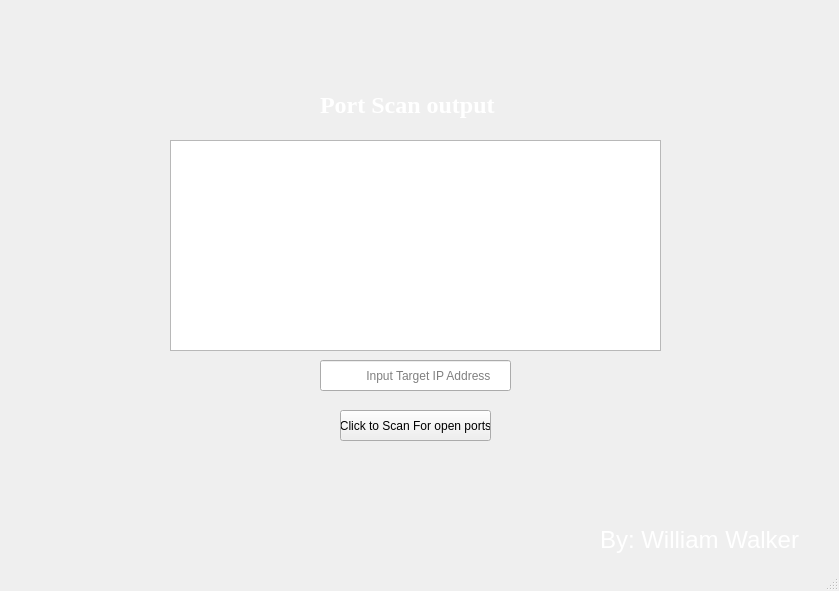
<?xml version="1.0" encoding="UTF-8"?>
<ui version="4.0">
 <class>MainWindow</class>
 <widget class="QMainWindow" name="MainWindow">
  <property name="geometry">
   <rect>
    <x>0</x>
    <y>0</y>
    <width>839</width>
    <height>591</height>
   </rect>
  </property>
  <property name="windowTitle">
   <string>Port-Scan-O-Matic</string>
  </property>
  <property name="windowIcon">
   <iconset>
    <normaloff>icon.ico</normaloff>icon.ico</iconset>
  </property>
  <widget class="QWidget" name="centralwidget">
   <widget class="QLabel" name="label">
    <property name="geometry">
     <rect>
      <x>-50</x>
      <y>-10</y>
      <width>901</width>
      <height>601</height>
     </rect>
    </property>
    <property name="text">
     <string/>
    </property>
    <property name="pixmap">
     <pixmap>synth-retrowave-synthwave-fon-new-retro-wave-sintveiv-ret-50.jpg</pixmap>
    </property>
    <property name="scaledContents">
     <bool>true</bool>
    </property>
   </widget>
   <widget class="QLabel" name="label_3">
    <property name="geometry">
     <rect>
      <x>320</x>
      <y>80</y>
      <width>221</width>
      <height>51</height>
     </rect>
    </property>
    <property name="font">
     <font>
      <family>Times New Roman</family>
      <pointsize>14</pointsize>
     </font>
    </property>
    <property name="text">
     <string>&lt;html&gt;&lt;head/&gt;&lt;body&gt;&lt;p&gt;&lt;span style=&quot; font-size:18pt; font-weight:600; color:#ffffff;&quot;&gt;Port Scan output&lt;/span&gt;&lt;/p&gt;&lt;/body&gt;&lt;/html&gt;</string>
    </property>
   </widget>
   <widget class="QPushButton" name="pushButton_2">
    <property name="geometry">
     <rect>
      <x>340</x>
      <y>410</y>
      <width>151</width>
      <height>31</height>
     </rect>
    </property>
    <property name="text">
     <string>Click to Scan For open ports</string>
    </property>
   </widget>
   <widget class="QLineEdit" name="lineEdit">
    <property name="geometry">
     <rect>
      <x>320</x>
      <y>360</y>
      <width>191</width>
      <height>31</height>
     </rect>
    </property>
    <property name="text">
     <string/>
    </property>
    <property name="placeholderText">
     <string>             Input Target IP Address</string>
    </property>
   </widget>
   <widget class="QLabel" name="label_4">
    <property name="geometry">
     <rect>
      <x>600</x>
      <y>520</y>
      <width>281</width>
      <height>41</height>
     </rect>
    </property>
    <property name="text">
     <string>&lt;html&gt;&lt;head/&gt;&lt;body&gt;&lt;p&gt;&lt;span style=&quot; font-size:18pt; color:#ffffff;&quot;&gt;By: William Walker&lt;/span&gt;&lt;/p&gt;&lt;/body&gt;&lt;/html&gt;</string>
    </property>
   </widget>
   <widget class="QTextBrowser" name="textBrowser">
    <property name="geometry">
     <rect>
      <x>170</x>
      <y>140</y>
      <width>491</width>
      <height>211</height>
     </rect>
    </property>
   </widget>
  </widget>
  <widget class="QStatusBar" name="statusbar"/>
 </widget>
 <resources/>
 <connections/>
</ui>
